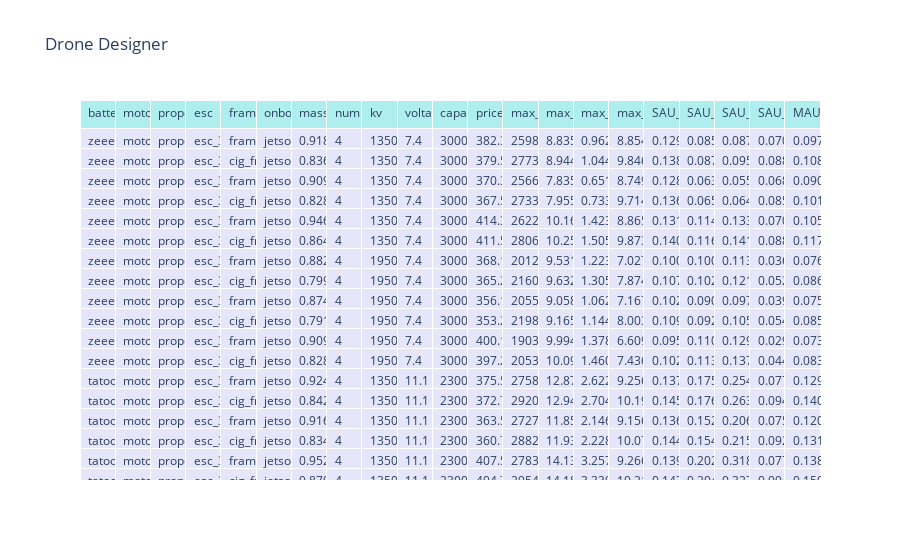
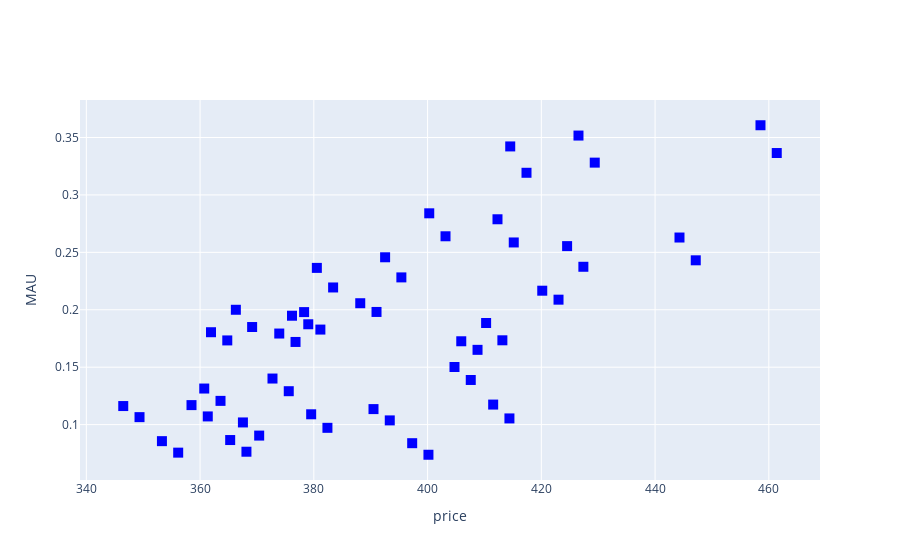

The notebook cell these images were saved under, in order:
### Code cell
# calculate the sau
td.calculate_sau()

# calculate the mau
td.calculate_mau()

# see the tradespace
td.plot_tradespace_plotly('price', 'MAU')

# save the tradespace to a csv file
td.save_tradespace('tradespace.csv')

### Figure 1 — Plotly figure (JSON) as saved in the notebook; plotly's stock layout.template omitted (floating-point values rounded to 4 significant figures; data arrays with more than 128 entries replaced by an {"elided": "..."} marker saying what was removed)
{"data": [{"cells": {"align": "left", "fill": {"color": "lavender"}, "values": {"elided": "21x60 mixed values"}}, "header": {"align": "left", "fill": {"color": "paleturquoise"}, "values": ["battery", "motor", "propeller", "esc", "frame", "onboard_computer", "mass", "number_of_rotors", "kv", "voltage", "capacity", "price", "max_flight_distance", "max_speed", "max_payload", "max_flight_time", "SAU_max_flight_distance", "SAU_max_speed", "SAU_max_payload", "SAU_max_flight_time", "MAU"]}, "type": "table"}], "layout": {"title": {"text": "Drone Designer"}}}

### Figure 2 — Plotly figure (JSON) as saved in the notebook; plotly's stock layout.template omitted (floating-point values rounded to 4 significant figures)
{"data": [{"hovertemplate": "<b>%{text}</b><br><br>%{xaxis.title.text}: %{x}<br>%{yaxis.title.text}: %{y}<extra></extra>", "marker": {"color": "blue", "size": 10, "symbol": "square"}, "mode": "markers", "text": ["ID: 0", "ID: 1", "ID: 2", "ID: 3", "ID: 4", "ID: 5", "ID: 6", "ID: 7", "ID: 8", "ID: 9", "ID: 10", "ID: 11", "ID: 12", "ID: 13", "ID: 14", "ID: 15", "ID: 16", "ID: 17", "ID: 18", "ID: 19", "ID: 20", "ID: 21", "ID: 22", "ID: 23", "ID: 24", "ID: 25", "ID: 26", "ID: 27", "ID: 28", "ID: 29", "ID: 30", "ID: 31", "ID: 32", "ID: 33", "ID: 34", "ID: 35", "ID: 36", "ID: 37", "ID: 38", "ID: 39", "ID: 40", "ID: 41", "ID: 42", "ID: 43", "ID: 44", "ID: 45", "ID: 46", "ID: 47", "ID: 48", "ID: 49", "ID: 50", "ID: 51", "ID: 52", "ID: 53", "ID: 54", "ID: 55", "ID: 56", "ID: 57", "ID: 58", "ID: 59"], "type": "scatter", "x": [382.4, 379.5, 370.4, 367.5, 414.4, 411.5, 368.1, 365.3, 356.1, 353.3, 400.1, 397.3, 375.6, 372.7, 363.6, 360.7, 407.6, 404.7, 361.4, 358.5, 349.4, 346.5, 393.4, 390.5, 395.4, 392.5, 383.4, 380.5, 427.4, 424.5, 381.1, 378.3, 369.1, 366.3, 413.1, 410.3, 429.4, 426.5, 417.4, 414.5, 461.4, 458.5, 415.1, 412.3, 403.1, 400.3, 447.1, 444.3, 391.0, 388.2, 379.0, 376.2, 423.0, 420.2, 376.8, 373.9, 364.8, 361.9, 408.8, 405.9], "y": [0.09722, 0.109, 0.09045, 0.1019, 0.1054, 0.1174, 0.0764, 0.08657, 0.07561, 0.08561, 0.07377, 0.08383, 0.1291, 0.1401, 0.1207, 0.1314, 0.1389, 0.1502, 0.1071, 0.117, 0.1065, 0.1162, 0.1037, 0.1135, 0.2282, 0.2457, 0.2194, 0.2365, 0.2374, 0.2554, 0.1828, 0.198, 0.185, 0.2, 0.1734, 0.1885, 0.3281, 0.3517, 0.3193, 0.3422, 0.3365, 0.3607, 0.2586, 0.2788, 0.264, 0.284, 0.2431, 0.2629, 0.1981, 0.2057, 0.1874, 0.1948, 0.2088, 0.2166, 0.172, 0.1793, 0.1733, 0.1805, 0.1651, 0.1726]}], "layout": {"showlegend": false, "xaxis": {"title": {"text": "price"}}, "yaxis": {"title": {"text": "MAU"}}}}
